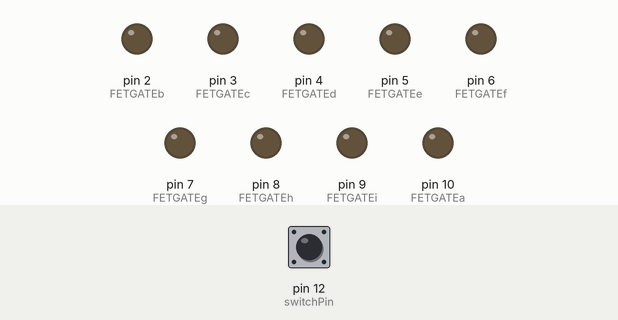
Recording of a sketch running on a simulated Arduino Uno, built with avr-gcc and run on an emulated ATmega328P. Parts: output pins drawn as LEDs (lit = HIGH). The test bench sets the inputs (shaded band); at power-on: pin 12 (switchPin) LOW.

Above: at 1.2 s.
1.3 s: pin 12 (switchPin) pulled HIGH for 0.15 s
At 5.6 s:
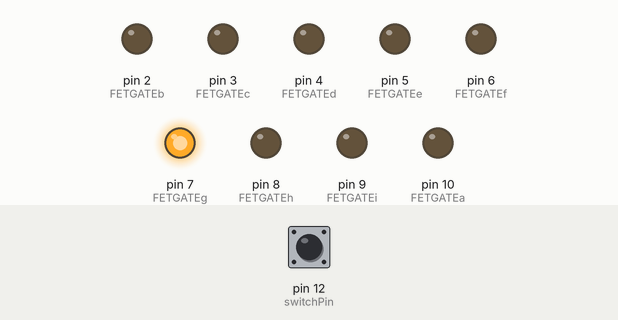
At 6.8 s:
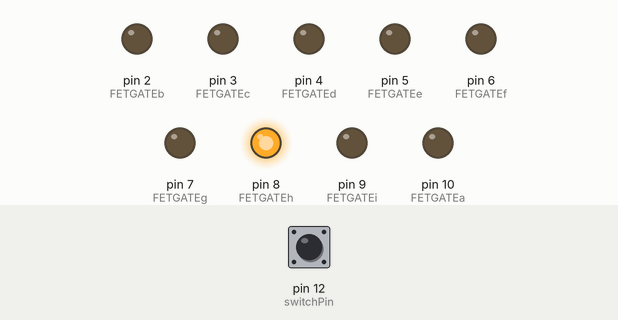
7.3 s: pin 12 (switchPin) pulled HIGH for 3.2 s
At 16.1 s:
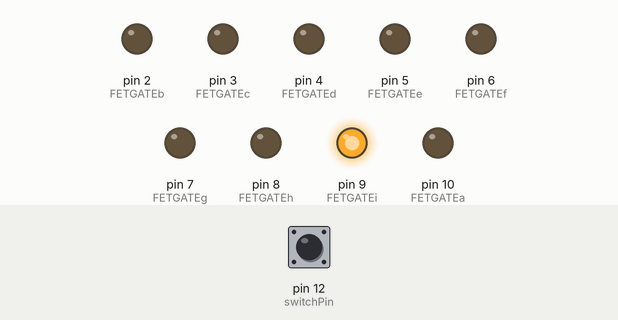
Timing chart, 0 to 18.0 s (numbered marks = the images above; inputs shaded):
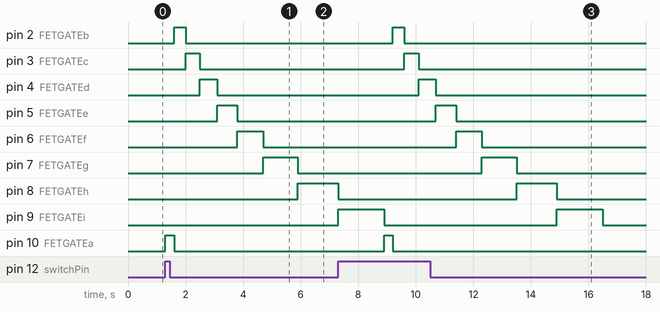

Measured:
- after the input at 1.3 s, pin 2 (FETGATEb): LOW → HIGH after 0.30 s, → LOW 0.40 s later; pin 3 (FETGATEc): LOW → HIGH after 0.70 s, → LOW 0.50 s later; pin 4 (FETGATEd): LOW → HIGH after 1.2 s, → LOW 0.60 s later; pin 5 (FETGATEe): LOW → HIGH after 1.8 s, → LOW 0.70 s later; pin 6 (FETGATEf): LOW → HIGH after 2.5 s, → LOW 0.90 s later
- after the input at 7.3 s, pin 2 (FETGATEb): LOW → HIGH after 1.9 s, → LOW 0.40 s later; pin 3 (FETGATEc): LOW → HIGH after 2.3 s, → LOW 0.50 s later; pin 4 (FETGATEd): LOW → HIGH after 2.8 s, → LOW 0.60 s later; pin 5 (FETGATEe): LOW → HIGH after 3.4 s, → LOW 0.70 s later; pin 6 (FETGATEf): LOW → HIGH after 4.1 s, → LOW 0.90 s later
- by itself, pin 9 (FETGATEi): alternates HIGH for 1.6 s and LOW for 6.0 s

The sketch:

sketch_mar02a_squereTest9_Ai.ino.ino
```cpp
#define FETGATEa 10
#define FETGATEb 2
#define FETGATEc 3
#define FETGATEd 4
#define FETGATEe 5
#define FETGATEf 6
#define FETGATEg 7
#define FETGATEh 8
#define FETGATEi 9

const int switchPin = 12;
int switchState = 0;


void setup() {
  // put your setup code here, to run once:

 Serial.begin( 9600 );

 pinMode(FETGATEa, OUTPUT);
 pinMode(FETGATEb, OUTPUT);
 pinMode(FETGATEc, OUTPUT);
 pinMode(FETGATEd, OUTPUT);
 pinMode(FETGATEe, OUTPUT);
 pinMode(FETGATEf, OUTPUT);
 pinMode(FETGATEg, OUTPUT);
 pinMode(FETGATEh, OUTPUT);
 pinMode(FETGATEi, OUTPUT);


 pinMode(switchPin, INPUT);

 //center cursol
 //digitalWrite( FETGATEe, HIGH );


 }

void loop() {
  // put your main code here, to run repeatedly:


  ////danndann Osoku Naru

 ////////////

switchState = digitalRead(switchPin);


if (switchState == HIGH){


digitalWrite( FETGATEa, HIGH );

//3
delay(300);

digitalWrite( FETGATEa, LOW);
digitalWrite( FETGATEb, HIGH );

//7
delay(400);

digitalWrite( FETGATEb, LOW);
digitalWrite( FETGATEc, HIGH );

//12
delay(500);

digitalWrite( FETGATEc, LOW);
digitalWrite( FETGATEd, HIGH );

//18
delay(600);

digitalWrite( FETGATEd, LOW);
digitalWrite( FETGATEe, HIGH );

//25
delay(700);

digitalWrite( FETGATEe, LOW);
digitalWrite( FETGATEf, HIGH );

//34
delay(900);

digitalWrite( FETGATEf, LOW);
digitalWrite( FETGATEg, HIGH );


//34
delay(1200);

digitalWrite( FETGATEg, LOW);
digitalWrite( FETGATEh, HIGH );


//34
delay(1400);

digitalWrite( FETGATEh, LOW);
digitalWrite( FETGATEi, HIGH );


//34
delay(1600);

digitalWrite( FETGATEi, LOW);

 }
  else {

 digitalWrite( FETGATEa, LOW );
 digitalWrite( FETGATEb, LOW );
 digitalWrite( FETGATEc, LOW );
 digitalWrite( FETGATEd, LOW );
 digitalWrite( FETGATEe, LOW );
 digitalWrite( FETGATEf, LOW );
 digitalWrite( FETGATEg, LOW );
 digitalWrite( FETGATEh, LOW );
 digitalWrite( FETGATEi, LOW );

  }


}
```
